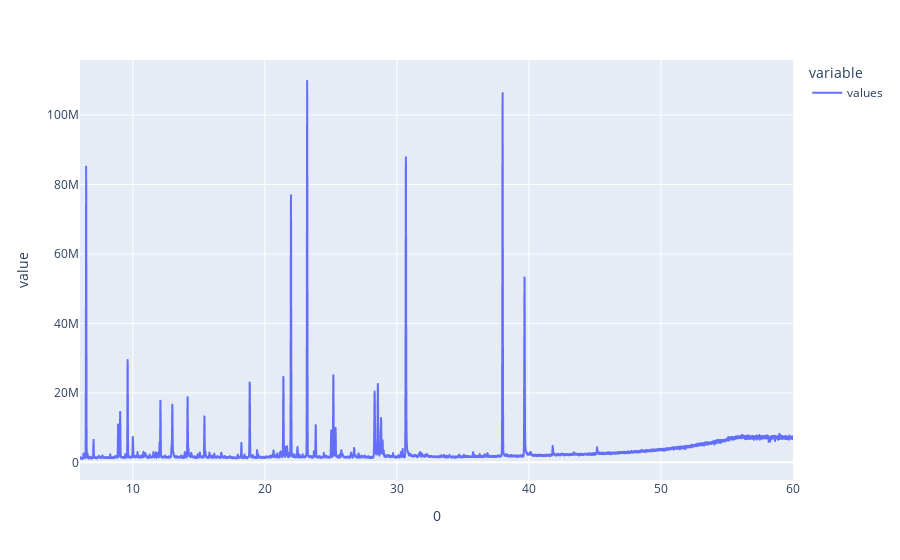

The notebook cell this image was saved under:
### Markdown cell above
## Lecture d'un fichier csv et affichage des données
On utilise pandas pour lire directement le fichier csv et mettre les données dans un objet du type DataFrame.<br>
Les 5 premières lignes ne sont pas prises en compte car elles correspondent aux métadonnées de l'analyse. <br>
Le parser détecte trois colonnes car les lignes finissent par une virgule, il faut donc supprimer la troisième colonne, qui est vide, du DataFrame.

Voici un affiche des données brutes :

### Code cell
df = tools.readCSV(PATH)
df.plot()

### Figure 1 — Plotly figure (JSON) as saved in the notebook; plotly's stock layout.template omitted (floating-point values rounded to 4 significant figures; data arrays with more than 128 entries replaced by an {"elided": "..."} marker saying what was removed)
{"data": [{"hovertemplate": "variable=values<br>0=%{x}<br>value=%{y}<extra></extra>", "legendgroup": "values", "line": {"color": "#636efa", "dash": "solid"}, "mode": "lines", "name": "values", "showlegend": true, "type": "scattergl", "x": {"elided": "9150 float values"}, "xaxis": "x", "y": {"elided": "9150 float values"}, "yaxis": "y"}], "layout": {"legend": {"title": {"text": "variable"}, "tracegroupgap": 0}, "margin": {"t": 60}, "xaxis": {"anchor": "y", "domain": [0, 1], "title": {"text": "0"}}, "yaxis": {"anchor": "x", "domain": [0, 1], "title": {"text": "value"}}}}
